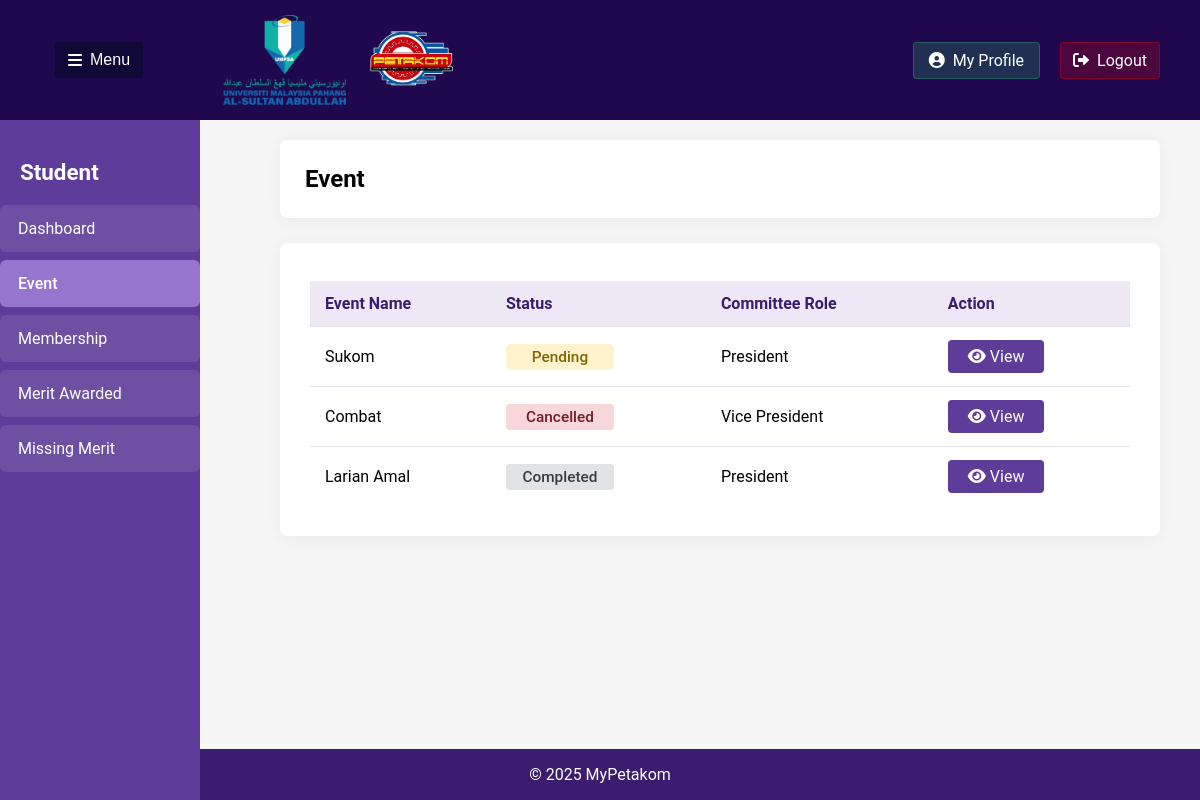
Page /StudEvent.php (signed in) on the committed database.
### tables this page shows
CREATE TABLE `event` (
  `EventID` varchar(10) NOT NULL,
  `StaffID` varchar(10) NOT NULL,
  `QRCodeID` varchar(10) DEFAULT NULL,
  `EventTitle` varchar(100) NOT NULL,
  `EventDateandTime` datetime DEFAULT current_timestamp(),
  `EventVenue` varchar(100) NOT NULL,
  `EventStatus` varchar(20) NOT NULL,
  `ApprovalLetter` blob NOT NULL,
  `geolocation` varchar(50) NOT NULL,
  `EventLevel` varchar(20) NOT NULL
);

CREATE TABLE `committeerole` (
  `CR_ID` varchar(10) NOT NULL,
  `CR_Desc` varchar(50) NOT NULL
);

### StudEvent.php (the view, shortened to what this page needs)
<?php
$conn = new mysqli("localhost", "root", "", "mypetakom");
$student_id = $_SESSION['user_id'];
$committee_query = "
    SELECT
        e.EventID,
        e.EventTitle,
        e.EventStatus,
        cr.CR_Desc AS CommitteeRole
    FROM eventcommittee ec
    JOIN event e ON ec.EventID = e.EventID
    LEFT JOIN committeerole cr ON ec.CR_ID = cr.CR_ID
    WHERE ec.StudentID = ?
    ORDER BY e.EventDateandTime DESC
";
$committee_stmt = $conn->prepare($committee_query);
$committee_stmt->bind_param("s", $student_id);
$committee_stmt->execute();
$committee_events = $committee_stmt->get_result();
?>
<!DOCTYPE html>
<html>
<head>
    <link rel="stylesheet" href="https://cdnjs.cloudflare.com/ajax/libs/font-awesome/6.0.0/css/all.min.css">
</head>
<body>
    <header class="header">
        <div class="header-left">
            <button class="togglebutton" id="togglebutton">
                <i class="fas fa-bars"></i>Menu
            </button>
            <div class="Logo">
                <img src="image/UMPSALogo.png" alt="LogoUMP">
                <img src="image/PetakomLogo.png" alt="LogoPetakom">
            </div>
        </div>
        <div class="header-right">
            <a href="StudentProfile.php" class="profilebutton">
                <i class="fas fa-user-circle"></i> My Profile
            </a>
            <a href="logout.php" class="logoutbutton" onclick="return confirm('Are you sure you want to log out?');">
                <i class="fas fa-sign-out-alt"></i> Logout
            </a>
        </div>
    </header>
    <nav class="sidebar" id="sidebar">
        <h2 class="sidebartitle">Student</h2>
        <ul class="menuitems">
            <li>
                <a href="StudentDashboard.php" class="menuitem ">
                    <span>Dashboard</span>
                </a>
            </li>
            <li>
                <a href="StudEvent.php" class="menuitem active">
                    <span>Event</span>
                </a>
            <li>
                <a href="Membership.php" class="menuitem">
                    <span>Membership</span>
                </a>
            </li>
            <li>
                <a href="MeritAwarded.php" class="menuitem">
                    <span>Merit Awarded</span>
                </a>
            </li>
            <li>
                <a href="MissingMerit.php" class="menuitem">
                    <span>Missing Merit</span>
                </a>
            </li>
        </ul>
    </nav>
    <div class="maincontent" id="maincontent">
        <div class="content">
            <h1>Event</h1>
        </div>
        <div class="seccontent">
            <table class="event-table">
                <thead>
                    <tr>
                        <th>Event Name</th>
                        <th>Status</th>
                        <th>Committee Role</th>
                        <th>Action</th>
                    </tr>
                </thead>
                <tbody>
                <?php if ($committee_events->num_rows > 0): ?>
                    <?php while ($row = $committee_events->fetch_assoc()): ?>
                        <?php
                            $status = strtolower($row['EventStatus']);
                            $statusClass = "";
                            switch($status) {
                                case 'pending': $statusClass = "pending"; break;
                                case 'cancelled': $statusClass = "cancelled"; break;
                                case 'completed': $statusClass = "completed"; break;
                            }
                        ?>
                        <tr>
                            <td><?= htmlspecialchars($row['EventTitle']); ?></td>
                            <td>
                                <span class="statusbadge <?= $statusClass ?>">
                                    <?= htmlspecialchars($row['EventStatus']); ?>
                                </span>
                            </td>
                            <td><?= htmlspecialchars($row['CommitteeRole'] ?? '-'); ?></td>
                            <td>
                                <a href="ViewStudEvent.php?eventid=<?= urlencode($row['EventID']); ?>" class="view-btn">
                                    <i class="fas fa-eye"></i> View
                                </a>
                            </td>
                        </tr>
                    <?php endwhile; ?>
                <?php else: ?>
                    <tr>
                        <td colspan="4" style="text-align:center; color:#999;">No events found where you are a committee member.</td>
                    </tr>
                <?php endif; ?>
                </tbody>
            </table>
        </div>
    </div>
    <div class="footer">
        <footer>
            <center><p>&copy; 2025 MyPetakom</p></center>
        </footer>
    </div>
</body>
</html>

### StudEvent.php (style rules this page uses)
body { background-color: #f5f5f5; font-family: 'Roboto', sans-serif; margin: 0; padding: 0; display: flex; flex-direction: column; min-height: 100vh; }
.header { background-color:rgb(31, 8, 77); display: flex; justify-content: space-between; align-items: center; padding: 0 20px; position: fixed; width: 100%; box-sizing: border-box; height: 120px; }
.header-left { display: flex; align-items: center; gap: 20px; padding: 0 35px; }
.header-right { display: flex; align-items: center; gap: 20px; padding-right: 20px; }
.Logo { display: flex; gap: 20px; align-items: center; padding: 0 60px; }
.Logo img { height: 90px; width: auto; }
.sidebar { width: 200px; background-color: #5e3c99;; color: white; position: fixed; top: 120px; left: 0; bottom: 0; padding: 20px 0; box-sizing: border-box; transition: transform 0.3s ease; }
.sidebartitle { color: white; font-size: 1.4rem; margin-bottom: 20px; padding: 0 20px; }
.menuitems { display: flex; flex-direction: column; gap: 8px; padding: 0; margin: 0; list-style: none; }
.menuitem { background-color: rgba(255, 255, 255, 0.1); border-radius: 6px; padding: 14px 18px; color: white; cursor: pointer; transition: all 0.2s; display: flex; align-items: center; gap: 12px; }
.menuitems a { text-decoration: none; color: inherit; }
.menuitem.active { background-color: #9575cd; font-weight: 500; }
.togglebutton { background-color:rgb(16, 8, 54); color: white; border: 1px solid rgba(18, 1, 63, 0.3); padding: 8px 12px; border-radius: 4px; cursor: pointer; font-size: 1rem; display: flex; align-items: center; gap: 8px; }
.logoutbutton { background-color: rgba(255, 0, 0, 0.2); color: white; border: 1px solid rgba(255, 0, 0, 0.3); padding: 8px 12px; border-radius: 4px; cursor: pointer; font-size: 1rem; display: flex; align-items: center; gap: 8px; text-decoration: none; }
.profilebutton { background-color: rgba(46, 204, 113, 0.2); color: white; border: 1px solid rgba(46, 204, 113, 0.3); padding: 8px 15px; border-radius: 4px; cursor: pointer; font-size: 1rem; display: flex; align-items: center; gap: 8px; transition: all 0.2s; text-decoration: none; }
.maincontent { margin-left: 240px; margin-top: 100px; padding: 40px; flex: 1; box-sizing: border-box; transition: margin-left 0.3s ease; }
.content { background-color: white; padding: 25px; border-radius: 8px; margin-bottom: 25px; box-shadow: 0 2px 15px rgba(0,0,0,0.05); }
.content h1 { font-size: 1.5rem; margin: 0; color: black; font-weight: 600; }
.seccontent { background-color: white; padding: 30px; border-radius: 8px; box-shadow: 0 2px 15px rgba(0,0,0,0.05); }
.event-table { width: 100%; border-collapse: collapse; margin-top: 8px; }
.event-table th, .event-table td { padding: 13px 15px; border-bottom: 1px solid #e2e2ea; text-align: left; }
.event-table th { background-color: #ede7f6; color: #3a1d6e; font-weight: 600; }
.event-table tr:last-child td { border-bottom: none; }
.view-btn { background: #5e3c99; color: #fff; border: none; border-radius: 4px; padding: 7px 20px; font-size: 1em; cursor: pointer; display: inline-block; text-decoration: none; }
.statusbadge { display: inline-block; min-width: 80px; padding: 4px 14px; border-radius: 4px; font-size: .96em; font-weight: 500; text-align: center; }
.pending { background: #fff3cd; color: #856404; }
.active { background: #cce5ff; color: #004085; }
.cancelled { background: #f8d7da; color: #721c24; }
.completed { background: #e2e3e5; color: #383d41; }
.footer { background-color: #3a1d6e; color: white; }

### rows in the picture
event: EventTitle "Sukom", EventStatus "Pending", committeerole.CR_Desc "President"
event: EventTitle "Combat", EventStatus "Cancelled", committeerole.CR_Desc "Vice President"
event: EventTitle "Larian Amal", EventStatus "Completed", committeerole.CR_Desc "President"
